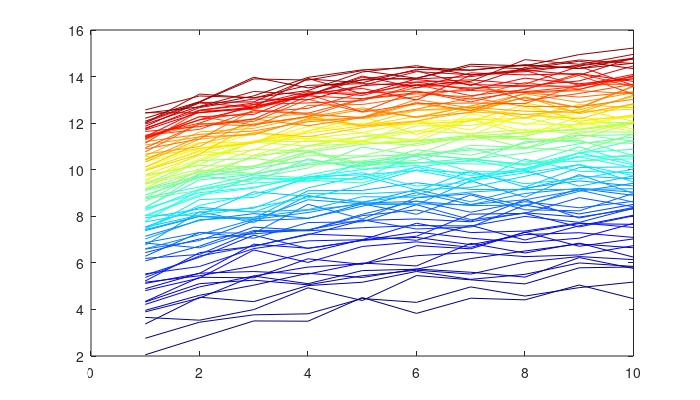

This chart was generated by the following MATLAB code: (Note: this script raises an error after producing the figure.)
%% Matlab Graph Matrix with Jet Spectrum Color, Label a Subset Examples
% *back to *<https://fanwangecon.github.io *Fan*>*'s *<https://fanwangecon.github.io/M4Econ/ 
% *Reusable Matlab*>* Repository or *<https://fanwangecon.github.io/CodeDynaAsset/ 
% *Dynamic Asset*>* Repository.*
%% Plot a Subset of Data Matrix with Appropriate Legends
% Sometimes we solve a model across many states, but we can only plot at a subset 
% of states, or perhaps we plot at all states, but only show legends/labels for 
% a subset.
% 
% In the example below, many lines are plotted, however, only a subset of lines 
% are labeled in the legend.

clear all;
close all;

% Generate Random Data
rng(123);
it_x_n = 10;
it_y_groups_n = 100;
ar_y = linspace(1,2,it_y_groups_n);
mat_y = rand([it_x_n, it_y_groups_n]);
mat_y = mat_y + sqrt(1:it_y_groups_n);
mat_y = mat_y + log(1:it_x_n)' + ar_y;
ar_x = 1:1:it_x_n;

% Jet color Graph All
figure('PaperPosition', [0 0 7 4]);
chart = plot(mat_y);
clr = jet(numel(chart));
for m = 1:numel(chart)
    set(chart(m),'Color',clr(m,:))
end

% zero lines
xline(0);
yline(0);

% invalid points separating lines
yline_borrbound = yline(3);
yline_borrbound.HandleVisibility = 'on';
yline_borrbound.LineStyle = ':';
yline_borrbound.Color = 'black';
yline_borrbound.LineWidth = 3;

% Titling
title('Cash-on-Hand given w(k+b),k,z');
ylabel('Cash-on-Hand');
xlabel({'Index of Cash-on-Hand Discrete Point'...
    'Each Segment is a w=k+b; within segment increasing k'...
    'For each w and z, coh maximizing k is different'});

% Xlim controls
xlim([min(ar_x), max(ar_x)]);

% Grid ons
grid on;
grid minor;
% Legends
legend2plot = fliplr([1 round(numel(chart)/3) round((2*numel(chart))/4)  numel(chart)]);
legendCell = cellstr(num2str(ar_y', 'shock=%3.2f'));

legendCell{length(legendCell) + 1} = 'borrow-constraint';
chart(length(chart)+1) = yline_borrbound;
legend(chart([legend2plot length(legendCell)]), ...
       legendCell([legend2plot length(legendCell)]), ...
       'Location', 'best');